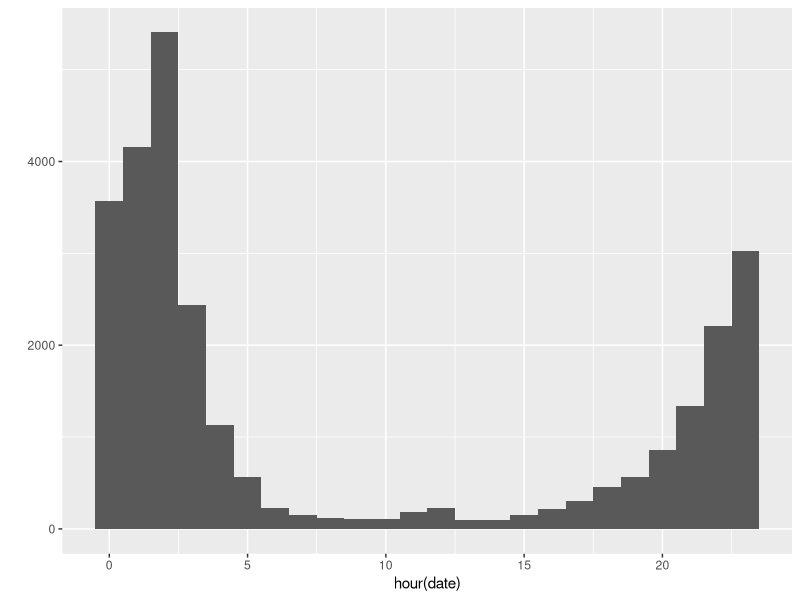
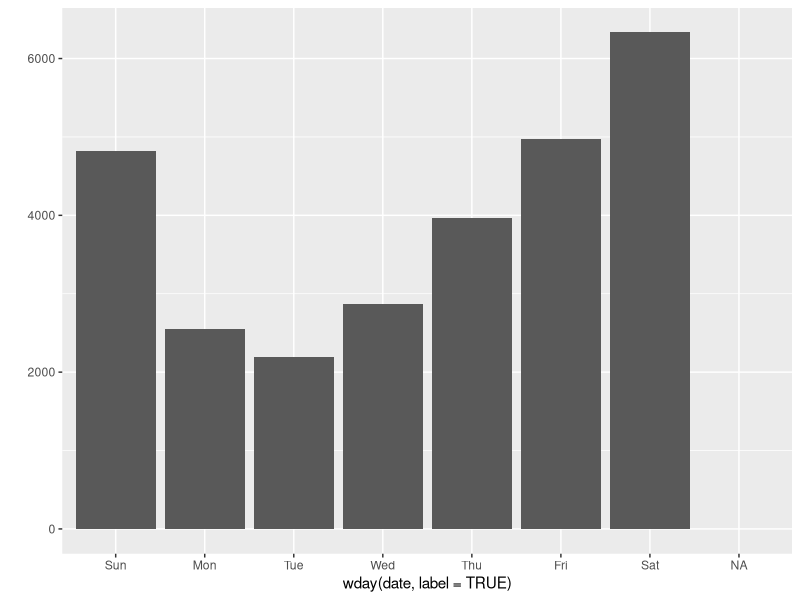
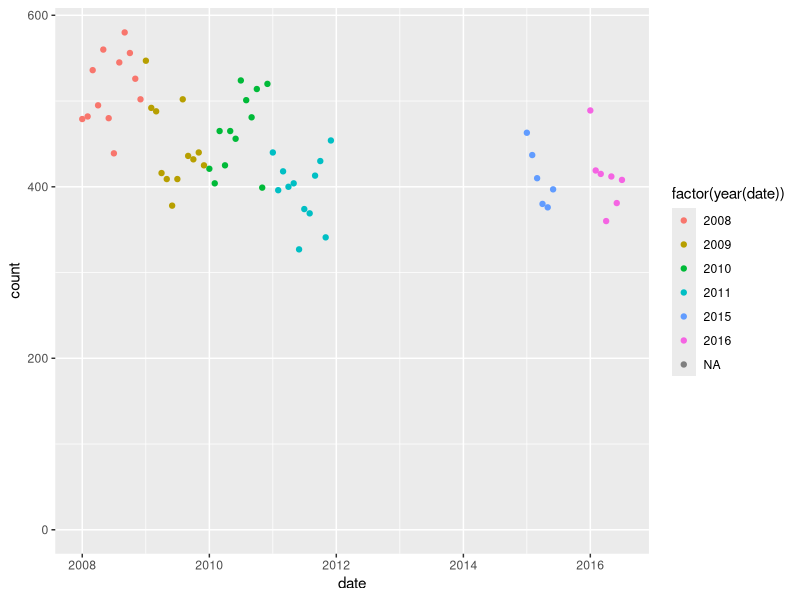
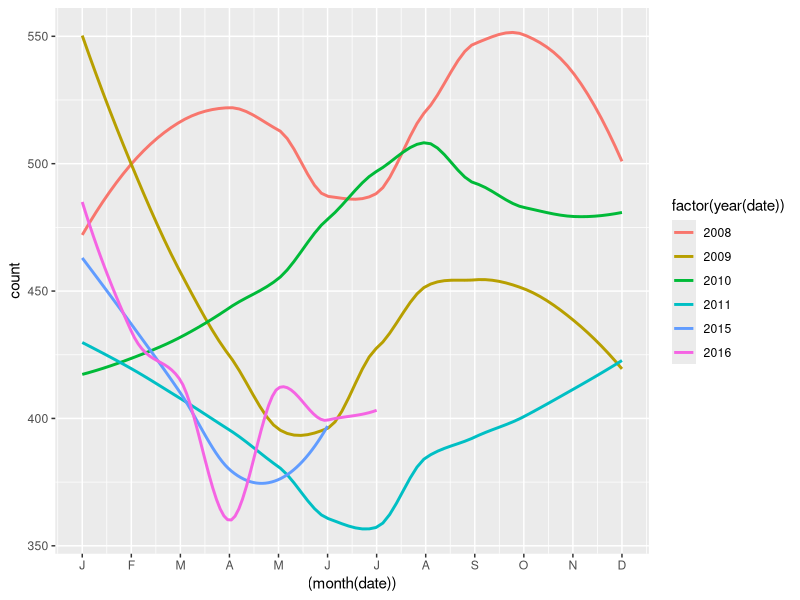
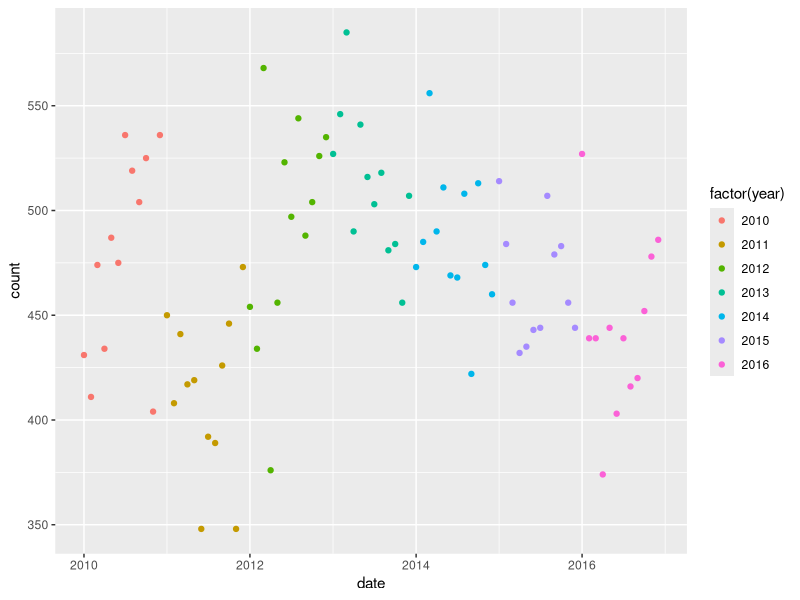
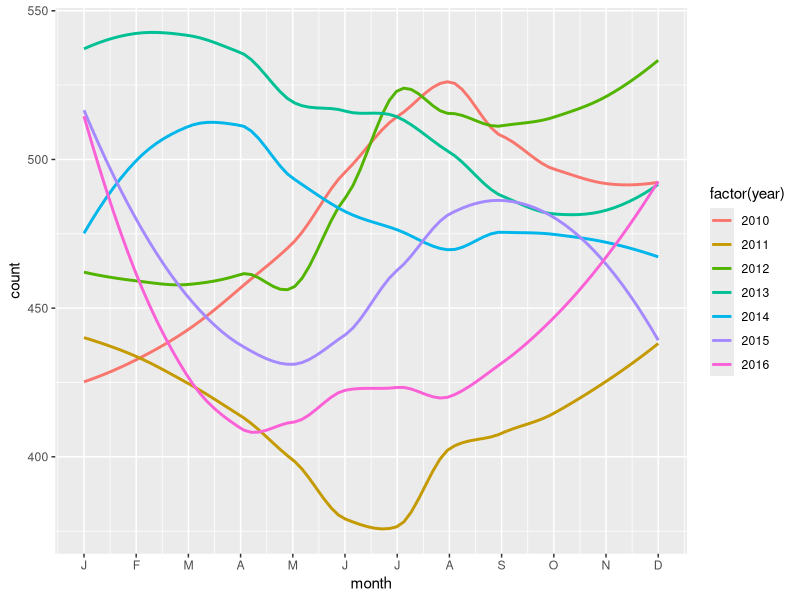
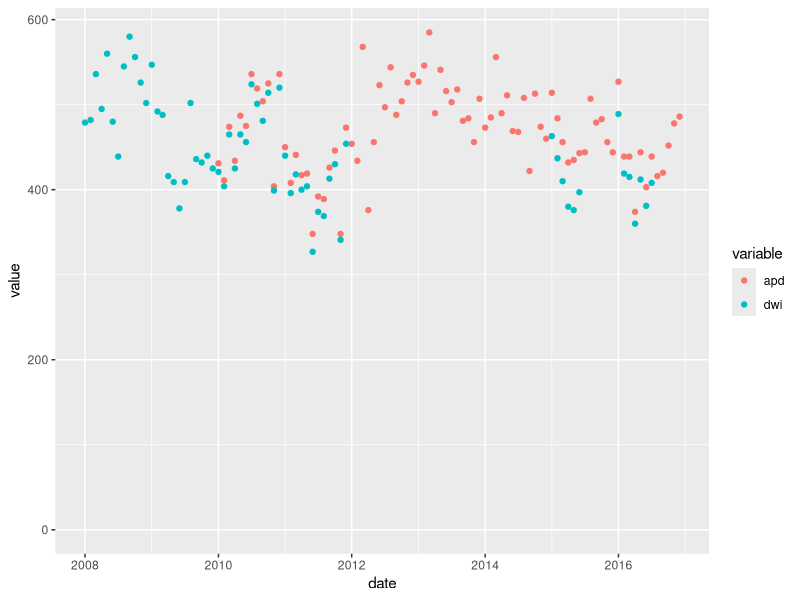
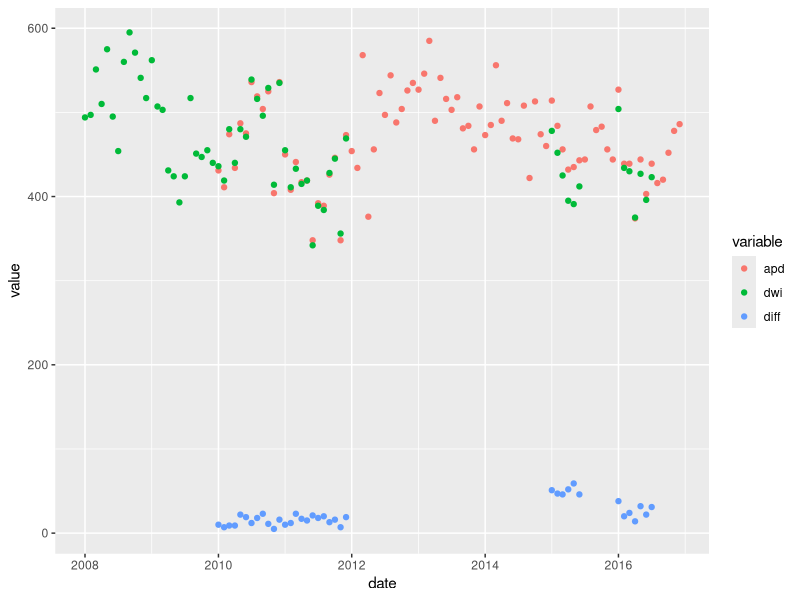

Here is the R script that generated these plots, in order:
## ---- chunk 1
library(ggplot2)
library(dplyr)
library(knitr)
library(lubridate)
library(reshape)
## ---- chunk 2
setwd('/Users/ianwells/sandbox/atx-dwi/')
dwi.raw <- read.csv('data/dwi-raw-nohitandrun-nodre.csv')

sapply(dwi.raw,class)
head(dwi.raw)
dwi.raw$date <- parse_date_time(dwi.raw$date,'%Y-%m-%d %H:%M:%S',tz ='America/Chicago')

har.raw <- read.csv('data/hitandrun-raw.csv')

sapply(har.raw,class)
head(har.raw)
har.raw$date <- parse_date_time(har.raw$date,'%Y-%m-%d %H:%M:%S',tz ='America/Chicago')


tabc.raw <- read.csv('data/tabc-raw.csv')
sapply(tabc.raw,class)
tabc.raw$date <- parse_date_time(tabc.raw$date,'%Y-%m-%d %H:%M:%S', tz = 'America/Chicago')

apd.raw <- read.csv('data/chief-report-raw.csv')

## ---- chunk 3
sample_n(dwi.raw,10)
## ---- chunk 4
levels(dwi.raw$crime)
## ---- chunk 5
qplot(hour(date), data=dwi.raw, geom="histogram", bins = 24)
## ---- chunk 6
qplot(wday(date,label = TRUE), data=dwi.raw, bins = 7)
## ---- chunk 7
dwi.raw$year <- year(dwi.raw$date)
dwi.raw$month <- month(dwi.raw$date)
  
dwi.monthly <- dwi.raw %>% group_by(year,month)
dwi.monthly <- summarize(dwi.monthly,count=n())
dwi.monthly$date <- as.Date(paste0(dwi.monthly$year,'-',dwi.monthly$month,'-01'))

dwi.monthly <- dwi.monthly[-56,] 
dwi.monthly <- dwi.monthly[-63,] 
dwi.monthly <- dwi.monthly[-49,] 

label.months <- c('J','F','M','A','M','J','J','A','S','O','N','D')

ggplot(data=dwi.monthly, aes(x = date, y = count, group = year(date), color = factor(year(date)))) + geom_point()

ggplot(data=dwi.monthly, aes(x = (month(date)), y = count, group = year(date), color = factor(year(date)))) + geom_smooth(se = FALSE) + scale_x_continuous( breaks = 1:12, labels = label.months)

## ---- chunk 8

apd.raw$date <- as.Date(apd.raw$date)
apd.raw$year <- year(apd.raw$date)
apd.raw$month <- month(apd.raw$date)

apd.monthly <- apd.raw
  
uber <- geom_rect(mapping = aes(xmin=as.Date('2014-06-01'), xmax = as.Date('2016-05-01')), ymin=-Inf, ymax=+Inf, color="grey20", alpha=0.3, inherit.aes = FALSE)

ggplot(data=apd.monthly, aes(x = date, y = count, color = factor(year))) + geom_point() 

ggplot(data=apd.monthly, aes(x = month, y = count, group = year, color = factor(year))) + geom_smooth(se = FALSE) + scale_x_continuous(breaks = 1:12, labels = label.months)


## ---- chunk 9

both.monthly <- merge(apd.monthly,dwi.monthly, by = 'date', all = TRUE);
both.monthly$apd <- both.monthly$count.x
both.monthly$dwi <- both.monthly$count.y

both.monthly <- select(both.monthly,date,apd,dwi)
both.melted <-melt(both.monthly, id.vars="date")

ggplot(data=both.melted, mapping = aes(x=date,y=value, color = variable)) + geom_point()
## ---- chunk 10

both.monthly$diff <- both.monthly$apd - both.monthly$dwi
mean(filter(both.monthly,date < '2012-01-01', date > '2010-01-01')$diff)

both.monthly.nudge <- both.monthly
both.monthly.nudge$dwi = both.monthly.nudge$dwi + 15

both.melted.nudge <-melt(both.monthly.nudge, id.vars="date")
ggplot(data=both.melted.nudge, mapping = aes(x=date,y=value, color = variable)) + geom_point()

## ---- chunk 11
dwi <- read.csv('data/dwi-final.csv')
dwi$date <- as.Date(dwi$date)
## ---- chunk 12
sample_n(tabc.raw,10)
## ---- chunk 13
tabc.monthly <- tabc.raw[-40,] 

tabc.monthly$date <- as.Date(tabc.monthly$date)

tabc.monthly$year <- year(tabc.monthly$date)
tabc.monthly$month <- month(tabc.monthly$date)
tabc.monthly$rev <- round(tabc.monthly$rev/1000000,2)

ggplot(data=tabc.monthly, aes(x = date, y = rev, group = year, color = factor(year))) + geom_point()

ggplot(data=tabc.monthly, aes(x = (month(date)), y = rev, group = year, color = factor(year))) + geom_line() + scale_x_continuous( breaks = 1:12, labels = label.months)
## ---- chunk 14
tabc <- select(tabc.monthly,date,rev)
## ---- chunk 15
dwi <- merge(dwi,tabc, by = 'date')
dwi$count_per_mm <- dwi$count/dwi$rev

ggplot(data=dwi, aes(x = date, y = count_per_mm, group = year(date), color = factor(year(date)))) + geom_point()

ggplot(data=dwi, aes(x = rev, y = count, color = year(date))) + geom_point() + geom_smooth(method = "lm")

summary(lm(data = dwi, count ~ rev))

## ---- chunk 16


dwi.pre <- filter(dwi,date < '2014-05-31')
dwi.post <- filter(dwi,date > '2014-05-31')

dwi.pre.count.ts <- ts(dwi.pre$count, start = c(2008, 1), frequency = 12)
dwi.post.count.ts <- ts(dwi.post$count, start = c(2014, 6), frequency = 12)
#dwi.rev.ts <- ts(dwi$rev, start = c(2008, 1), frequency = 12)

#plot(dwi.pre.count.ts)

dwi.pre.count.hw <- HoltWinters(dwi.pre.count.ts)
#plot(dwi.pre.count.hw)

#dwi.rev.hw <- HoltWinters(dwi.rev.ts)
#plot(dwi.rev.hw)

forecast <- predict(dwi.pre.count.hw, n.ahead = 11, prediction.interval = T, level = 0.9)
plot(dwi.pre.count.hw, forecast)
lines(dwi.post.count.ts,col='green')
